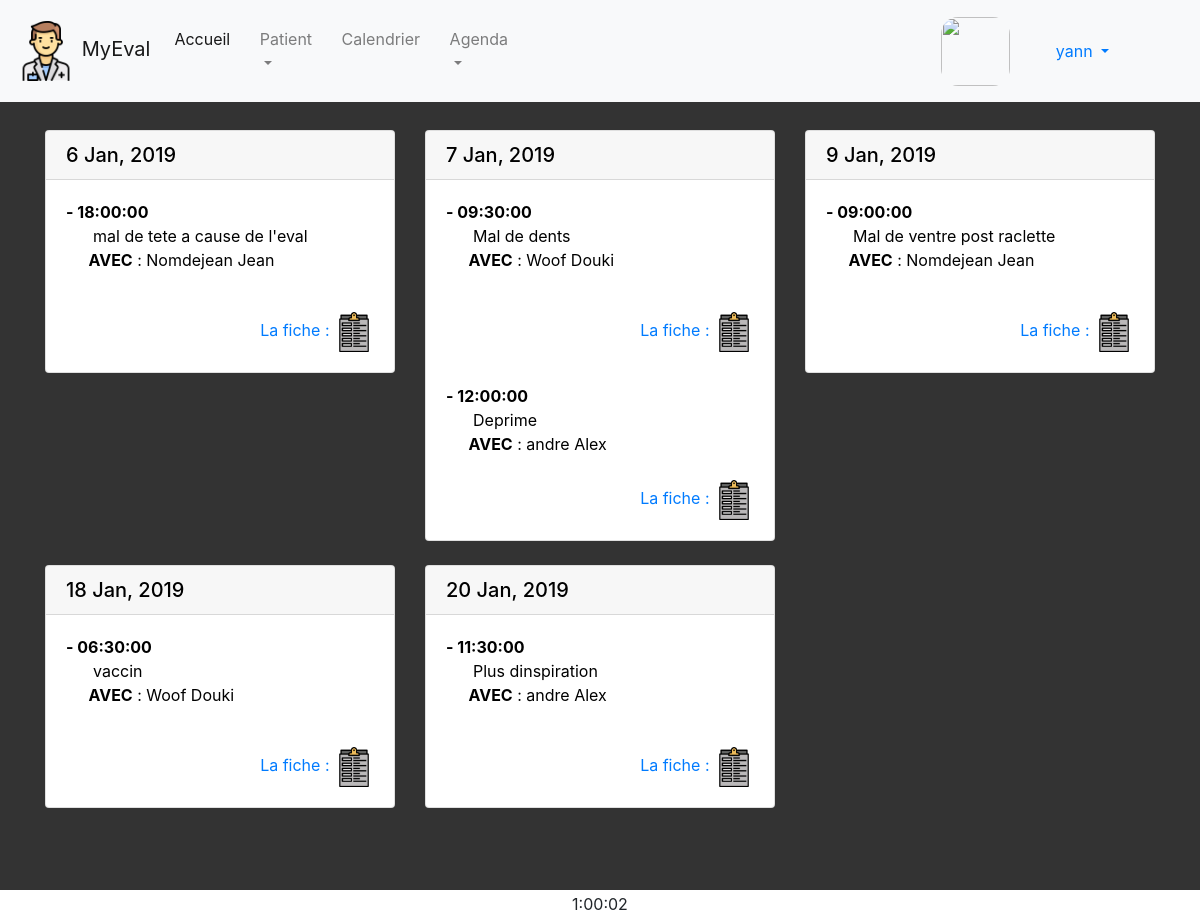
The page /index.php?page=rdv&action=old (signed in) on the database its author committed.
### tables this page shows
CREATE TABLE IF NOT EXISTS `rdv` (
  `id` INT(11) NOT NULL AUTO_INCREMENT,
  `time` TIME NOT NULL,
  `date` DATE NOT NULL,
  `description` VARCHAR(255) NULL,
  `patient_id` INT(11) NOT NULL,
  `fiche_consult_id` INT(11) NOT NULL,
  PRIMARY KEY (`id`),
  INDEX `fk_rdv_patient1_idx` (`patient_id` ASC),
  INDEX `fk_rdv_fiche_consult1_idx` (`fiche_consult_id` ASC),
  CONSTRAINT `fk_rdv_patient1`
    FOREIGN KEY (`patient_id`)
    REFERENCES `patient` (`id`)
    ON DELETE NO ACTION
    ON UPDATE NO ACTION,
  CONSTRAINT `fk_rdv_fiche_consult1`
    FOREIGN KEY (`fiche_consult_id`)
    REFERENCES `fiche_consult` (`id`)
    ON DELETE NO ACTION
    ON UPDATE NO ACTION);

CREATE TABLE IF NOT EXISTS `patient` (
  `id` INT(11) NOT NULL AUTO_INCREMENT,
  `name` VARCHAR(45) NOT NULL,
  `prenom` VARCHAR(45) NOT NULL,
  `adresse` VARCHAR(85) NULL,
  `code_postal` INT(11) NULL,
  `mail` VARCHAR(75) NULL,
  `datebirth` DATE NULL,
  `tel` VARCHAR(11) NULL,
  `statut` ENUM('humain', 'animal') NULL,
  `responsable_id` INT(11) NOT NULL,
  PRIMARY KEY (`id`),
  INDEX `fk_patient_responsable1_idx` (`responsable_id` ASC),
  CONSTRAINT `fk_patient_responsable1`
    FOREIGN KEY (`responsable_id`)
    REFERENCES `responsable` (`id`)
    ON DELETE NO ACTION
    ON UPDATE NO ACTION);

### M/modele_select.php (called while the page is built, shortened)
<?php
function voiroldrdv_SELECT($a)
{
    $bdd = bdd();
    $query = "SELECT * FROM `rdv`
    JOIN user_has_rdv ON user_has_rdv.rdv_id = rdv.id AND user_has_rdv.user_id = :id
    AND rdv.date <= CURRENT_DATE
    JOIN patient ON patient.id = rdv.patient_id
    ORDER BY rdv.date, rdv.time;";
    $query_params = array(
        ':id' => $a
        );
    try {
        $stmt = $bdd->prepare($query);
        $stmt->execute($query_params);
    } catch(Exception $e) {
        die('Erreur : ' . $e->getMessage());
    }
    $qu = $stmt->fetchAll(PDO::FETCH_ASSOC);
    return $qu;
}
?>

### C/rdv_c.php (called while the page is built, shortened)
<?php
if ($_GET["action"] === "new") {
    $currentdt = date('Y-m-d');
    $listpatient = patient_SELECT();
    if (isset($_POST['descript'])) {
        $_SESSION['description'] = htmlspecialchars($_POST['descript']);
        $_SESSION['patient'] = htmlspecialchars($_POST['patient']);
    }
    if (isset($_POST['cancelh'])) {
        unset($_SESSION['hrdv']);
        unset($_SESSION['description']);
    }
    if (isset($_POST['backdt'])) {
        unset($_SESSION['dtrdv']);
        unset($_SESSION['hrdv']);
        unset($_SESSION['description']);
    }
    if (isset($_SESSION['dtrdv']) && isset($_SESSION['hrdv']) && isset($_SESSION['description']) && isset($_SESSION['patient'])) {
        newrdv_INSERT($_SESSION['dtrdv'], $_SESSION['hrdv'], $_SESSION['description'], $_SESSION['id'], $_SESSION['patient']);
        foreach ($_SESSION as $key => $value) {
            if ($key === 'id' || $key === 'username' || $key === 'picture' || $key === 'email' || $key === 'ip') {
            } else {
                unset($_SESSION[$key]);
            }
        }
        header('Location: index.php?page=rdv&action=voir');
        exit();
    }
    if (isset($_POST['dt'])) {
        unset($_SESSION['hrdv']);
        unset($_SESSION['description']);
        if ($_POST['dt'] < $currentdt) {
        $errordt = 0;
        } else {
            $_SESSION['dtrdv'] = $_POST['dt'];
        }
    }
    if (isset($_SESSION['dtrdv'])) {
        $rdvday = checkrdv2_SELECT($_SESSION["id"], $_SESSION['dtrdv']);
    }
    if (isset($_POST['hour']) && isset($_POST['min'])) {
        $h = intval($_POST['hour']);
        if($h < 10){
            $h = "0".$h;
        }
        $min = intval($_POST['min']);
        if($min < 10){
            $min = "0".$min;
        }
        $start_time = $h.':'.$min.':00';
        $_SESSION['hrdv'] = $start_time;
    }
    if (isset($_SESSION['hrdv'])) {
        $rdv = checkrdv_SELECT($_SESSION["id"], $_SESSION['hrdv'], $_SESSION['dtrdv']);
        if (!isset($_POST['continueh'])) {
            if (isset($rdv['0'])) {
                $alreadyrdv = 0;
            }
        }
    }
} elseif ($_GET["action"] === "old") {
    $arrayrdv = voiroldrdv_SELECT($_SESSION['id']);
} else if ($_GET["action"] === "modify") {
    if (isset($_POST['cancelmodif'])) {
        foreach ($_SESSION as $key => $value) {
            if ($key === 'id' || $key === 'username' || $key === 'picture' || $key === 'email' || $key === 'ip') {
            } else {
                unset($_SESSION[$key]);
            }
        }
    }
    if (isset($_POST['modifrdv'])) {
        $_SESSION['modifh'] = $_POST['newhour'];
        $_SESSION['modifrdv'] = $_POST['idrdv'];
        $_SESSION['modifdat'] = $_POST['date'];
        $_SESSION['modifd'] = $_POST['description'];
    }
    if (isset($_SESSION['modifh'])) {
        echo $_SESSION['modifh'];
        $check = checkmodifrdv_SELECT($_SESSION['modifrdv'], $_SESSION['modifdat'], $_SESSION['modifh']);
        var_dump($check);
        if (isset($check['0'])) {
            $alreadyrdv = 0;
        } else {
            rdv_UPDATE($_SESSION['modifrdv'],$_SESSION['modifh'], $_SESSION['modifd']);
            foreach ($_SESSION as $key => $value) {
                if ($key === 'id' || $key === 'username' || $key === 'picture' || $key === 'email' || $key === 'ip') {
                } else {
                    unset($_SESSION[$key]);
                }
            }
            $_SESSION['successmodif'] = 1;
            header('Location: index.php?page=home');
            exit();
        }
        if (isset($_POST['continuemodif'])) {
            rdv_UPDATE($_SESSION['modifrdv'],$_SESSION['modifh'], $_SESSION['modifd']);
            foreach ($_SESSION as $key => $value) {
                if ($key === 'id' || $key === 'username' || $key === 'picture' || $key === 'email' || $key === 'ip') {
                } else {
                    unset($_SESSION[$key]);
                }
            }
            $_SESSION['successmodif'] = 1;
            header('Location: index.php?page=home');
            exit();
        }
    }
    if (isset($_POST['date'])) {
        $arrayrdv = checkrdv2_SELECT($_SESSION['id'], $_POST['date']);
    }
    if (!isset($_POST['date'])) {
        $arrayrdv = voirrdv_SELECT($_SESSION['id']);
    }
}
else if ($_GET['action'] === "supp") {
    rdv_DELETE($_GET['num']);
    header('Location: index.php?page=rdv&action=voir');
    exit();
}
include('./V/rdv_v.php');
require_once('./V/template.php');
?>

### V/rdv_v.php (the view, shortened to what this page needs)
<?php
if ($_GET["action"] === "new") {
    if (isset($_SESSION['hrdv']) && isset($_SESSION['dtrdv']) && isset($alreadyrdv) && !isset($_SESSION['description'])) {
        ?>
        <form method="POST" action="index.php?page=rdv&action=new">
        <div class="form-group">
                Il y a déjà un rdv de prévu à l'heure choisie continuer ?<br>
                <div class="form-group">
                    <input type='submit' class="btn btn-default" name="continueh" value="Continuer">
                    <input type='submit' class="btn btn-default" name="cancelh" value="Annuler">
                </div>
            </div>
        </form>
        <?php
    }
    else if (isset($_SESSION['hrdv']) && isset($_SESSION['dtrdv'])) {
        ?>
        <form method="POST" action="index.php?page=rdv&action=new">
            <div class="form-group">
            <label class="label" for="name">Le patient</label>
            <select name='patient' class="form-control"  required style="">
            <?php
            foreach ($listpatient as $key => $value) {
               echo "<option value=".$value['id'].">".$value['nom']." ".$value['prenom']."</option>";
            }
            ?>
            <select>
            </div>
            <div class="form-group">
            <label>La description du rdv</label><br>
                <div class="form-group">
                    <textarea name="descript" rows="3" cols="80"></textarea><br><br>
                    <input type='submit' class="btn btn-default" value="Continuer">
                    <input type='submit' class="btn btn-default" name="cancelh" value="Annuler">
                </div>
            </div>
        </form>
        <?php
    }
    else if (!isset($_SESSION['dtrdv'])) {
        if (isset($errordt)) {
            echo 'La date doit être supérieur à la date actuelle<br>';
        }
        ?>
        <form method="POST" action="index.php?page=rdv&action=new">
            <div class="form-group">
                <label>Choisissez une date</label>
                <div class="form-group">
                    <input type="date" class="form-control" onclick="datepicker_app()" placeholder="JJ/MM/AAAA" min=<?php echo $currentdt; ?> name="dt" required>
                    <input type='submit' class="btn btn-default" value="Confirmer">
                </div>
            </div>
        </form>
        <?php
    }
    else if (isset($_SESSION['dtrdv'])) {
        if(isset($rdvday['0'])){
            echo "Vos rdv :<br>";
            foreach ($rdvday as $key => $value) {
                echo " - HEURE : ".$value['time']."<br>";
                echo "<b>AVEC</b> : ".$value['name']." ".$value['prenom']."<br>";
                if ($value['description'] !== NULL) {
                    echo "<b>DESCRIPTION </b> :";
                    echo "<br>".$value['description'];
                }
                echo "<br>";
            }
        } else {
            echo "Vous n'avez pas encore de rdv prévu ce jour là.";
        }
        ?>
        <br>
        <form method="POST" action="index.php?page=rdv&action=new">
            <span class="input-group-addon">Heure du rdv :</span>
                <input type="number" style="width:60px;max-width:60px" class="form-control" min="00" max="23" value=<?php
                if (isset($_POST['hour'])) {
                    echo $_POST['hour'];
                }
                else {
                    echo '0';
                }?> step="1" name="hour" required/>
                <span class="input-group-addon" style="border-left: 0; border-right: 0;">h</span>
                <input type="number" style="width:60px;max-width:60px" class="form-control" value=<?php
                if (isset($_POST['min'])) {
                    echo $_POST['min'];
                }
                else {
                    echo '0';
                }?>
                min="0" max="30" step="30" name="min" required/>
                <span class="input-group-addon" style="border-left: 0; border-right: 0;">min
                <br><br><br>
                <input type='submit' class="btn btn-default" value="Confirmer">
                <input type='submit' class="btn btn-default" name="backdt" value="Retour choix date">
            </span><br>
        </form>
        <?php
    }
}
elseif ($_GET["action"] === "voir" || $_GET["action"] === "old") {
        if (isset($arrayrdv['0'])) {
            $x = 0;
            foreach ($arrayrdv as $key => $value) {
                if ($x > 0 && $arrayrdv[$key-1]['date'] === $value['date']) {
                        ?>
                        <br><br><br><b>- <?php echo $value['time']; ?></b><br> &nbsp &nbsp &nbsp
                            <?php
                            if ($value['description'] !== NULL) {
                                echo $value['description']."<br> &nbsp &nbsp &nbsp";
                            }
                            echo "<b>AVEC</b> : ".$value['name']." ".$value['prenom'];
                            ?>
                            <br><br>
                            <div >
                            <a style="float: right" href='index.php?page=fiche&num=<?php echo $value['fiche_consult_id'];?>'> La fiche : <img src='./V/img/clipboard.png' style='width:40px;height:40px'/></a>
                            </div>
                        <?php
                } else {
                    if ($x > 0) {
                        echo "      </p>
                                </div>
                            </div>
                        </div>";
                    }
                    if ($x % 3 === 0) {
                        if ($x !== 0) {
                            echo "</div><br>";
                        }
                        ?>
                        <div class="row">
                        <?php
                    }
                    ?>
                    <div class="col-sm-4">
                        <div class="card">
                            <h5 class="card-header" style="color: black"><?php echo date("j M, Y", strtotime($value['date'])); ?></h5>
                                <div class="card-body" style="color: black">
                                    <p class="card-text" style='color: black'>
                                        <b>- <?php echo $value['time']; ?></b><br> &nbsp &nbsp &nbsp
                                        <?php
                                        if ($value['description'] !== NULL) {
                                            echo $value['description']."<br> &nbsp &nbsp &nbsp";
                                        }
                                        echo "<b>AVEC</b> : ".$value['name']." ".$value['prenom'];
                                        ?>
                                        <br><br>
                            <div >
                            <a style="float: right" href='index.php?page=fiche&num=<?php echo $value['fiche_consult_id'];?>'> La fiche : <img src='./V/img/clipboard.png' style='width:40px;height:40px'/></a>
                            </div>
                    <?php
                    $x++;
                }
            }
            echo "              </p>
                            </div>
                        </div>
                    </div>";
            echo"</div>";
        }
            ?>
        <?php
}
?>

### rows shown on the page
rdv: date "6 Jan, 2019", time "18:00:00", description "mal de tete a cause de l'eval", patient.name "Nomdejean", patient.prenom "Jean"
rdv: date "7 Jan, 2019", time "09:30:00", description "Mal de dents", patient.name "Woof", patient.prenom "Douki"
rdv: time "12:00:00", description "Deprime", patient.name "andre", patient.prenom "Alex"
rdv: date "9 Jan, 2019", time "09:00:00", description "Mal de ventre post raclette", patient.name "Nomdejean", patient.prenom "Jean"
rdv: date "18 Jan, 2019", time "06:30:00", description "vaccin", patient.name "Woof", patient.prenom "Douki"
rdv: date "20 Jan, 2019", time "11:30:00", description "Plus dinspiration", patient.name "andre", patient.prenom "Alex"

### other values the page prints
$_SESSION['username'] "yann"
